Frame 1 (no input): blank canvas, image omitted
Frame 60 (no input): blank canvas, image omitted
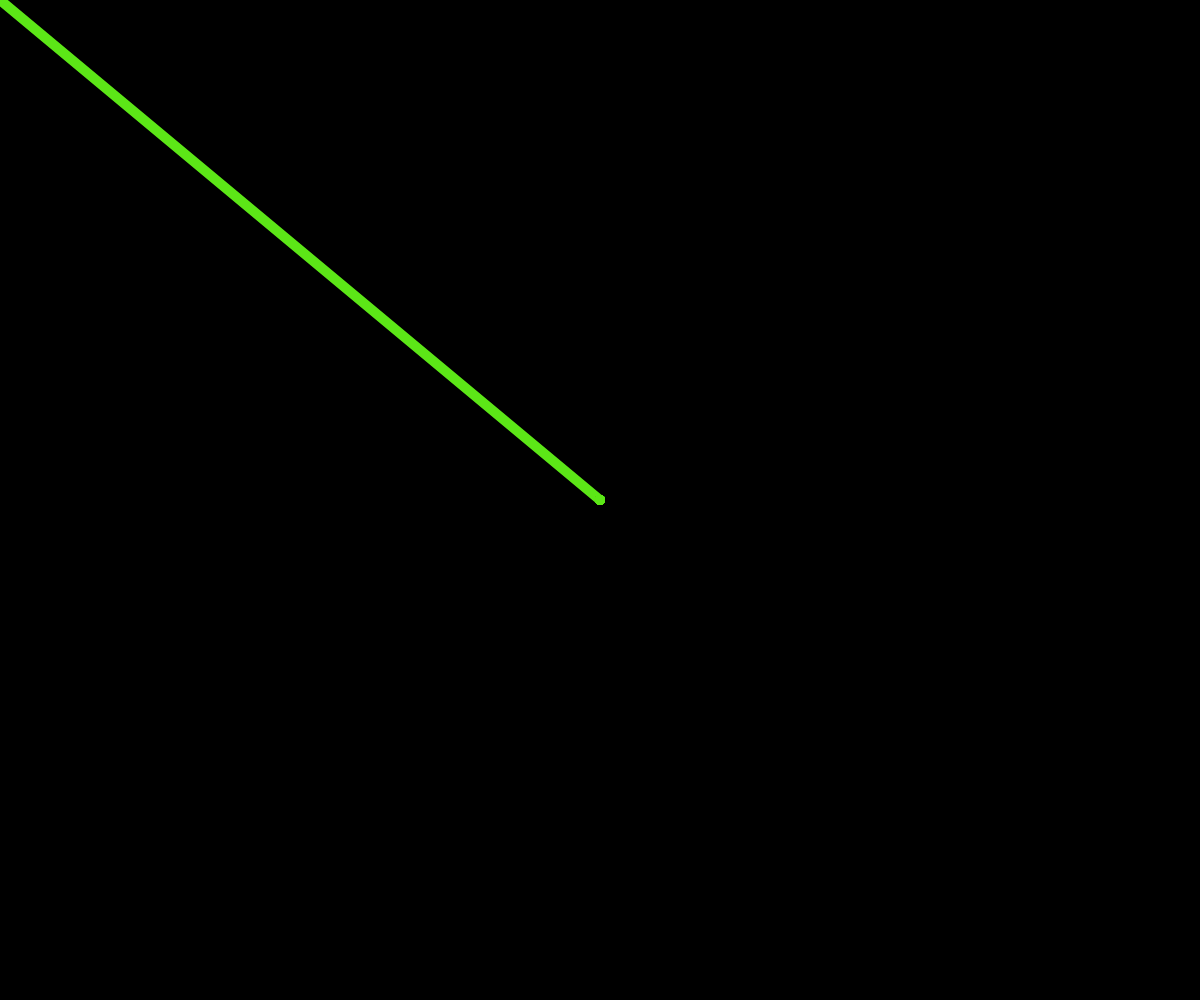
Frame 120 (the mouse pressed at the canvas centre since frame 60)

The p5.js sketch whose frames 1 and 60 were blank and that drew this single picture after the mouse press (run headless with seeded random() and noise() and a simulated clock; from frame 60 on, the mouse is pressed at the canvas centre):

// p5.js sketch
// ── sketch.js
function setup() {
  // Create a full-page canvas
  let canvas = createCanvas(windowWidth, windowHeight);
  canvas.position(0, 0);
  canvas.style('z-index', '-1'); // Behind other elements if needed

  background(0); // Black background
  strokeWeight(10);
  colorMode(HSB);
}

function draw() {
  // Only draw if mouse is inside the canvas
  if (mouseX >= 0 && mouseX <= width && mouseY >= 0 && mouseY <= height) {
    let lineHue = mouseX - mouseY;
    stroke((lineHue + 360) % 360, 90, 90);
    line(pmouseX, pmouseY, mouseX, mouseY);
  }
}
